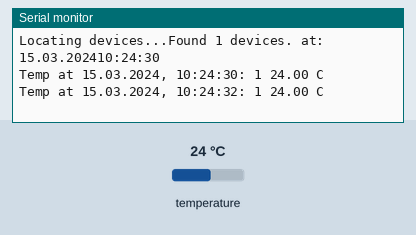
Simulated run of this sketch. Board: Arduino Uno, built with avr-gcc and run on an emulated ATmega328P. Shown: the last lines printed to the serial monitor. The test bench sets the inputs (shaded band); at power-on: temperature 24 °C. The local clock reads 2024-03-15 10:24:30 at power-on unless the sketch sets it.

Above: at 3.3 s.
3.4 s: temperature set to 12 °C
At 5.4 s:
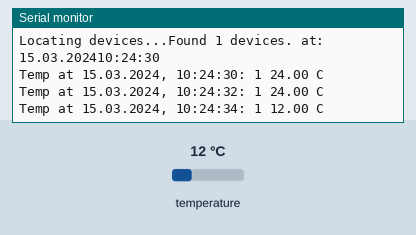
5.9 s: temperature set to 19 °C
At 6.8 s:
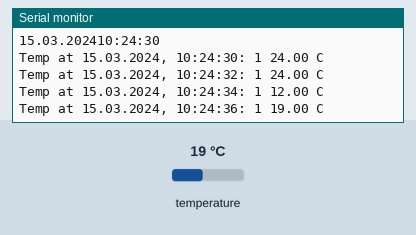
Timing chart, 0 to 8.9 s (numbered marks = the images above; inputs shaded):
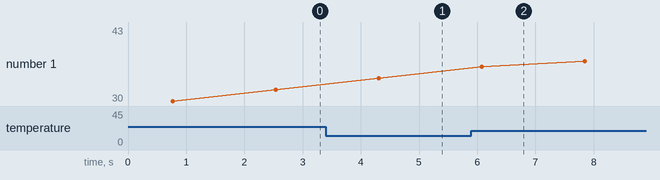

Measured:
- after the input at 3.4 s, the serial monitor: prints a new line after 0.91 s (image 1)
- after the input at 5.9 s, the serial monitor: prints a new line after 0.18 s (image 2)

The sketch:

Temp_Time_combined_Serial_Print.ino
```cpp
#include <OneWire.h>
#include <DallasTemperature.h>
#include <DS3231.h>
#include <Wire.h>

// Data wire is plugged into digital pin 2 on the Arduino
#define ONE_WIRE_BUS 4
DS3231 rtc(SDA, SCL);
// Setup a oneWire instance to communicate with any OneWire device
OneWire oneWire(ONE_WIRE_BUS);

// Pass oneWire reference to DallasTemperature library
DallasTemperature sensors(&oneWire);

int deviceCount = 0;
float tempC;

void setup(void)
{
  sensors.begin();  // Start up the library
  Serial.begin(115200);
  Wire.begin();
  rtc.begin();

  // locate devices on the bus
  Serial.print("Locating devices...");
  Serial.print("Found ");
  deviceCount = sensors.getDeviceCount();
  Serial.print(deviceCount, DEC);
  Serial.println(" devices. at:");
  Serial.print(rtc.getDateStr());
  Serial.print(rtc.getTimeStr());
  Serial.println("");
}

void loop(void)
{
  // Send command to all the sensors for temperature conversion
  sensors.requestTemperatures();
  Serial.print("Temp at ");
  Serial.print(rtc.getDateStr());
  Serial.print(", ");
  Serial.print(rtc.getTimeStr());
  Serial.print(": ");
  // Display temperature from each sensor
  for (int i = 0;  i < deviceCount;  i++)
  {
    Serial.print(i+1);
    Serial.print(" ");
    tempC = sensors.getTempCByIndex(i);
    Serial.print(tempC);
    Serial.print(" ");
    Serial.print("C ");

  }

  Serial.println("");
  delay(1000);
}
```
